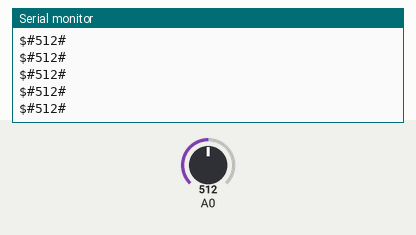
This sketch was run on a simulated Arduino Uno, built with avr-gcc and run on an emulated ATmega328P. Shown: the last lines printed to the serial monitor. The inputs (shaded band) are chosen by the test bench; at power-on: A0 = 512.

Above: at 1.2 s.
1.3 s: A0 set to 109
At 2.3 s:
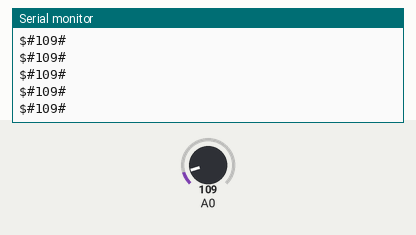
2.8 s: A0 set to 90
At 3.7 s:
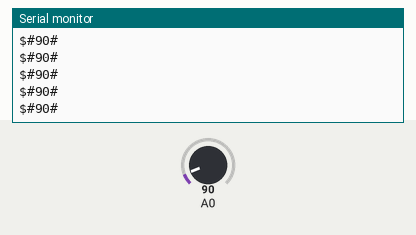
5.8 s: A0 set to 984
At 6.5 s:
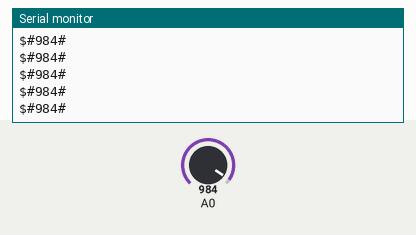
7.3 s: A0 set to 1016
At 8.0 s:
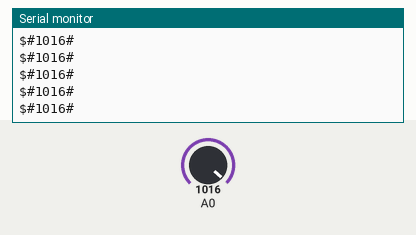
Timing chart, 0 to 9.8 s (numbered marks = the images above; inputs shaded):
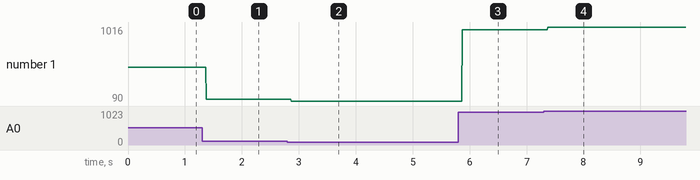

The sketch:

ardunanoekg.ino
```cpp
#define USE_ARDUINO_INTERRUPTS true
#include <SoftwareSerial.h>
SoftwareSerial btSerial(0, 1); // RX, TX

void setup() {

  Serial.begin(9600);          // Haberleşmeyi başlatır
  btSerial.begin(9600); //Bluetooth u başlatır

}


void loop() {
 int val = analogRead(A0);  //Ekg verisini çağırır

 Serial.print("$");
 Serial.print("#");
 Serial.print(val); //EKG Verisi gösterir
 Serial.println("#");
 delay(1);


}
```

Measured:
- after the input at 1.3 s, the serial monitor: prints a new line after 0.07 s (image 1)
- after the input at 2.8 s, the serial monitor: prints a new line after 0.07 s (image 2)
- after the input at 5.8 s, the serial monitor: prints a new line after 0.07 s (image 3)
- after the input at 7.3 s, the serial monitor: prints a new line after 0.07 s (image 4)
- plotted number 1: 512 → 109 after the input at 1.3 s, 109 → 90 after the input at 2.8 s, 90 → 984 after the input at 5.8 s, 984 → 1016 after the input at 7.3 s
